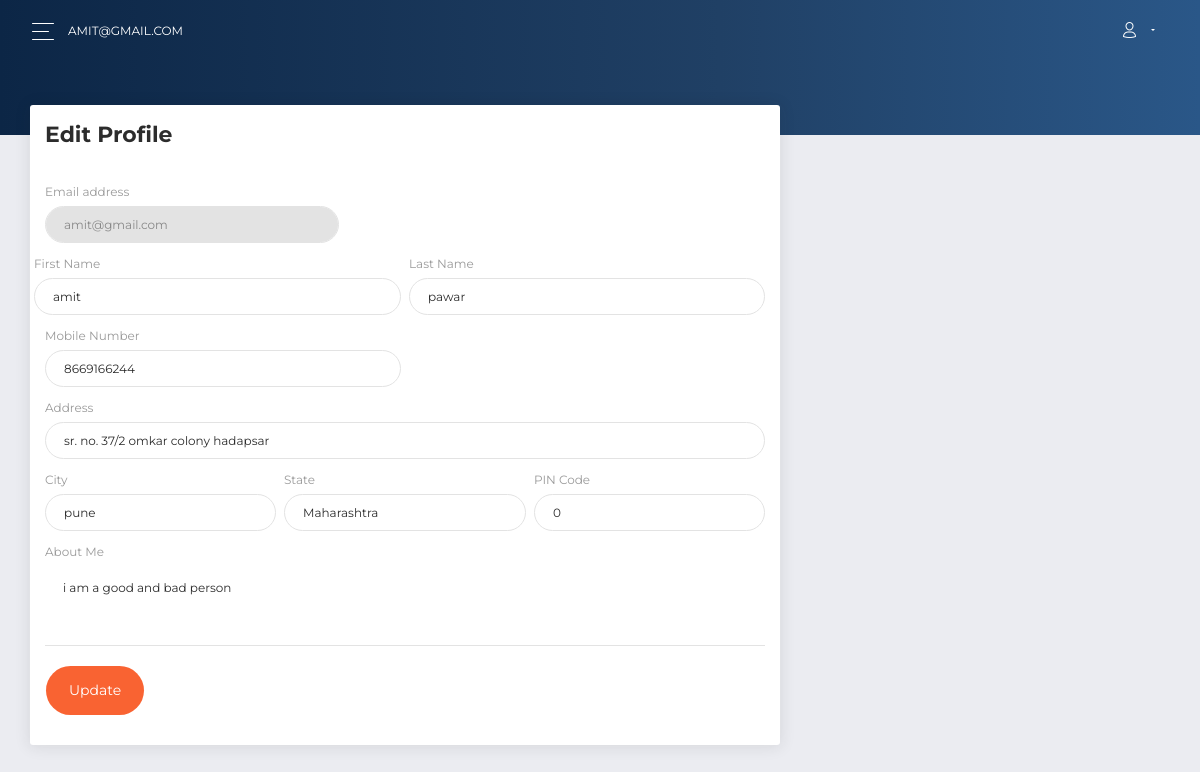
The app's page /examples/index.php (signed in) with its own data.
### tables this page shows
CREATE TABLE `resume_detail` (
  `email` varchar(50) NOT NULL,
  `first_name` varchar(50) NOT NULL,
  `last_name` varchar(50) NOT NULL,
  `phoneno.` bigint(20) NOT NULL,
  `address` varchar(150) NOT NULL,
  `pincode` int(10) NOT NULL,
  `city` varchar(30) NOT NULL,
  `state` varchar(50) NOT NULL,
  `personal_profile` text NOT NULL
);

### examples/index.php (the view, shortened to what this page needs)
<?php
include('config.php');
if(strlen($_SESSION['email'])==0)
	{
header('location:registration/login.php');
}
else{
	$user_email=$_SESSION['email'];
	$ret=mysqli_query($con,"select * from students_user where email= '$user_email' ");
	$row=mysqli_fetch_array($ret);
	$user_email=$_SESSION['email'];
$ret=mysqli_query($con,"select * from resume_detail where email= '$user_email' ");
												$row=mysqli_fetch_array($ret);
}
?>
<!DOCTYPE html>
<html lang="en">
<head>
  <link rel="stylesheet" href="https://use.fontawesome.com/releases/v5.7.1/css/all.css">
  <link href="../assets/css/bootstrap.min.css" rel="stylesheet" />
  <link href="../assets/css/now-ui-dashboard.css?v=1.5.0" rel="stylesheet" />
  <link href="../assets/demo/demo.css" rel="stylesheet" />
</head>
<body class="user-profile">
  <div class="wrapper ">
    <div class="main-panel" id="main-panel">
      <nav class="navbar navbar-expand-lg navbar-transparent  bg-primary  navbar-absolute">
        <div class="container-fluid">
          <div class="navbar-wrapper">
            <div class="navbar-toggle">
              <button type="button" class="navbar-toggler">
                <span class="navbar-toggler-bar bar1"></span>
                <span class="navbar-toggler-bar bar2"></span>
                <span class="navbar-toggler-bar bar3"></span>
              </button>
            </div>
            <a class="navbar-brand" href="#pablo"><?php echo $_SESSION['email']; ?></a>
          </div>
          <div class="collapse navbar-collapse justify-content-end" id="navigation">
            <ul class="navbar-nav">
              <li class="nav-item dropdown">
                <a class="nav-link dropdown-toggle" id="navbarDropdownMenuLink" data-toggle="dropdown" aria-haspopup="true" aria-expanded="false">
                  <i class="now-ui-icons users_single-02"></i>
                </a>
              </li>
            </ul>
          </div>
        </div>
      </nav>
      <div class="panel-header panel-header-sm">
      </div>
      <div class="content">
        <div class="row">
          <div class="col-md-8">
            <div class="card">
              <div class="card-header">
                <h5 class="title">Edit Profile</h5>
              </div>
              <div class="card-body">
                <form method="post">
                  <div class="row">
                    <div class="col-md-5 pr-1">
                      <div class="form-group">
                        <label>Email address</label>
                        <input type="email" name="email" class="form-control" disabled="" placeholder="Company" value="<?php echo htmlentities($row['email']);    ?>">
                      </div>
                    </div>
                  </div>
					 <div class="row">
                    <div class="col-md-6 px-1">
                      <div class="form-group">
                        <label>First Name</label>
                        <input type="text" name="first" class="form-control" placeholder="First Name" value="<?php echo htmlentities($row['first_name']);    ?>">
                      </div>
                    </div>
                    <div class="col-md-6 pl-1">
                      <div class="form-group">
                        <label for="exampleInputEmail1">Last Name</label>
                        <input type="text" name="last" class="form-control" placeholder="Last Name" value="<?php echo htmlentities($row['last_name']);    ?>">
                      </div>
                    </div>
                  </div>
                  <div class="row">
                    <div class="col-md-6 pr-1">
                      <div class="form-group">
                        <label>Mobile Number</label>
                        <input type="text" name="phone" class="form-control" placeholder="Mobile Number" value="<?php echo htmlentities($row['phoneno.']);    ?>">
                      </div>
                    </div>
                  </div>
                  <div class="row">
                    <div class="col-md-12">
                      <div class="form-group">
                        <label>Address</label>
                        <input type="text" name="address" class="form-control" placeholder="Home Address" value="<?php echo htmlentities($row['address']);    ?>">
                      </div>
                    </div>
                  </div>
                  <div class="row">
                    <div class="col-md-4 pr-1">
                      <div class="form-group">
                        <label>City</label>
                        <input type="text" name="city" class="form-control" placeholder="City" value="<?php echo htmlentities($row['city']);    ?>">
                      </div>
                    </div>
                    <div class="col-md-4 px-1">
                      <div class="form-group">
                        <label>State</label>
                        <input type="text" name="state" class="form-control" placeholder="Country" value="<?php echo htmlentities($row['state']);    ?>">
                      </div>
                    </div>
                    <div class="col-md-4 pl-1">
                      <div class="form-group">
                        <label>PIN Code</label>
                        <input type="number" name="pin" class="form-control" placeholder="PIN Code" value="<?php echo htmlentities($row['pincode']);?>">
                      </div>
                    </div>
                  </div>
                  <div class="row">
                    <div class="col-md-12">
                      <div class="form-group">
                        <label>About Me</label>
                        <textarea rows="4" cols="80" name="personal" class="form-control" placeholder="Write about you in less than 250 words" value="Mike"><?php echo htmlentities($row['personal_profile']);    ?></textarea>
                      </div>
                    </div>
                  </div>
					   <div class="row">
                    <div class="col-md-3">
                      <div class="form-group">
                        <input name="submit" class="btn btn-primary btn-round btn-lg" type="submit" value="Update" >
                      </div>
                    </div>
                  </div>
                </form>
              </div>
            </div>
          </div>
        </div>
      </div>
    </div>
  </div>
</body>
</html>

### records on screen
resume_detail: email "amit@gmail.com", first "amit", last "pawar", phone "8669166244", address "sr. no. 37/2 omkar colony hadapsar", city "pune", state "Maharashtra", pin "0", personal "i am a good and bad person"

### other values on screen
$_SESSION['email'] "AMIT@GMAIL.COM"
